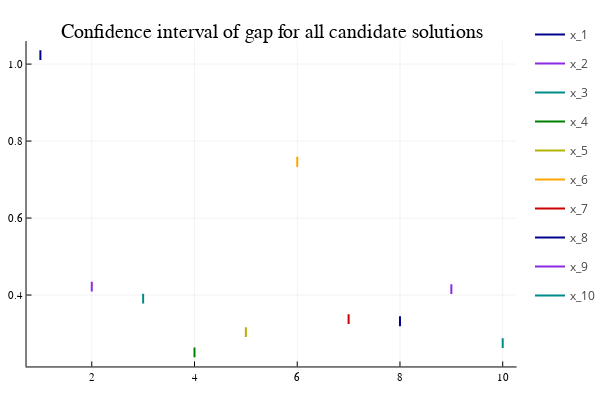

The code cell stored with this chart in its notebook:
### Code cell
std_gap = std(gaps)
quantiles = zeros(10, 2)

quantiles[:,1] = gaps .- quantil.*std_gap./sqrt(1000)
quantiles[:,2] = gaps .+ quantil.*std_gap./sqrt(1000)

labels = permutedims(["x_$i" for i in 1:10])

Plots.plot([y;;y]', quantiles', palette = :darktest, title="Confidence interval of gap for all candidate solutions", linewidth = 2, legend = :topright, label=labels)

### Figure 1 — Plotly figure (JSON) as saved in the notebook; plotly's stock layout.template omitted (floating-point values rounded to 4 significant figures)
{"data": [{"colorbar": {"title": ""}, "legendgroup": "x_1", "line": {"color": "rgba(0, 0, 139, 1.000)", "dash": "solid", "shape": "linear", "width": 2}, "mode": "lines", "name": "x_1", "showlegend": true, "type": "scatter", "x": [1, 1], "xaxis": "x", "y": [1.011, 1.036], "yaxis": "y", "zmax": null, "zmin": null}, {"colorbar": {"title": ""}, "legendgroup": "x_2", "line": {"color": "rgba(138, 43, 226, 1.000)", "dash": "solid", "shape": "linear", "width": 2}, "mode": "lines", "name": "x_2", "showlegend": true, "type": "scatter", "x": [2, 2], "xaxis": "x", "y": [0.4093, 0.4348], "yaxis": "y", "zmax": null, "zmin": null}, {"colorbar": {"title": ""}, "legendgroup": "x_3", "line": {"color": "rgba(0, 139, 139, 1.000)", "dash": "solid", "shape": "linear", "width": 2}, "mode": "lines", "name": "x_3", "showlegend": true, "type": "scatter", "x": [3, 3], "xaxis": "x", "y": [0.3779, 0.4034], "yaxis": "y", "zmax": null, "zmin": null}, {"colorbar": {"title": ""}, "legendgroup": "x_4", "line": {"color": "rgba(0, 128, 0, 1.000)", "dash": "solid", "shape": "linear", "width": 2}, "mode": "lines", "name": "x_4", "showlegend": true, "type": "scatter", "x": [4, 4], "xaxis": "x", "y": [0.2384, 0.2638], "yaxis": "y", "zmax": null, "zmin": null}, {"colorbar": {"title": ""}, "legendgroup": "x_5", "line": {"color": "rgba(178, 178, 0, 1.000)", "dash": "solid", "shape": "linear", "width": 2}, "mode": "lines", "name": "x_5", "showlegend": true, "type": "scatter", "x": [5, 5], "xaxis": "x", "y": [0.2909, 0.3164], "yaxis": "y", "zmax": null, "zmin": null}, {"colorbar": {"title": ""}, "legendgroup": "x_6", "line": {"color": "rgba(255, 165, 0, 1.000)", "dash": "solid", "shape": "linear", "width": 2}, "mode": "lines", "name": "x_6", "showlegend": true, "type": "scatter", "x": [6, 6], "xaxis": "x", "y": [0.7335, 0.759], "yaxis": "y", "zmax": null, "zmin": null}, {"colorbar": {"title": ""}, "legendgroup": "x_7", "line": {"color": "rgba(204, 0, 0, 1.000)", "dash": "solid", "shape": "linear", "width": 2}, "mode": "lines", "name": "x_7", "showlegend": true, "type": "scatter", "x": [7, 7], "xaxis": "x", "y": [0.3246, 0.3501], "yaxis": "y", "zmax": null, "zmin": null}, {"colorbar": {"title": ""}, "legendgroup": "x_8", "line": {"color": "rgba(0, 0, 139, 1.000)", "dash": "solid", "shape": "linear", "width": 2}, "mode": "lines", "name": "x_8", "showlegend": true, "type": "scatter", "x": [8, 8], "xaxis": "x", "y": [0.3191, 0.3445], "yaxis": "y", "zmax": null, "zmin": null}, {"colorbar": {"title": ""}, "legendgroup": "x_9", "line": {"color": "rgba(138, 43, 226, 1.000)", "dash": "solid", "shape": "linear", "width": 2}, "mode": "lines", "name": "x_9", "showlegend": true, "type": "scatter", "x": [9, 9], "xaxis": "x", "y": [0.4024, 0.4279], "yaxis": "y", "zmax": null, "zmin": null}, {"colorbar": {"title": ""}, "legendgroup": "x_10", "line": {"color": "rgba(0, 139, 139, 1.000)", "dash": "solid", "shape": "linear", "width": 2}, "mode": "lines", "name": "x_10", "showlegend": true, "type": "scatter", "x": [10, 10], "xaxis": "x", "y": [0.2622, 0.2877], "yaxis": "y", "zmax": null, "zmin": null}], "layout": {"annotations": [{"font": {"color": "rgba(0, 0, 0, 1.000)", "family": "sans-serif", "size": 20}, "rotation": 0, "showarrow": false, "text": "Confidence interval of gap for all candidate solutions", "x": 0.5222, "xanchor": "center", "xref": "paper", "y": 1, "yanchor": "top", "yref": "paper"}], "height": 400, "legend_position": {"bgcolor": "rgba(255, 255, 255, 1.000)", "bordercolor": "rgba(0, 0, 0, 1.000)", "borderwidth": 1, "font": {"color": "rgba(0, 0, 0, 1.000)", "family": "sans-serif", "size": 11}, "title": {"font": {"color": "rgba(0, 0, 0, 1.000)", "family": "sans-serif", "size": 15}, "text": ""}, "tracegroupgap": 0, "traceorder": "normal", "x": 1, "xanchor": "right", "y": 1, "yanchor": "top"}, "margin": {"b": 20, "l": 0, "r": 0, "t": 20}, "paper_bgcolor": "rgba(255, 255, 255, 1.000)", "plot_bgcolor": "rgba(255, 255, 255, 1.000)", "showlegend": true, "width": 600, "xaxis": {"anchor": "y", "domain": [0.05101, 0.9934], "gridcolor": "rgba(0, 0, 0, 0.100)", "gridwidth": 0.5, "linecolor": "rgba(0, 0, 0, 1.000)", "mirror": false, "range": [0.73, 10.27], "showgrid": true, "showline": true, "showticklabels": true, "tickangle": 0, "tickcolor": "rgb(0, 0, 0)", "tickfont": {"color": "rgba(0, 0, 0, 1.000)", "family": "sans-serif", "size": 11}, "tickmode": "array", "ticks": "inside", "ticktext": ["2", "4", "6", "8", "10"], "tickvals": [2, 4, 6, 8, 10], "title": "", "titlefont": {"color": "rgba(0, 0, 0, 1.000)", "family": "sans-serif", "size": 15}, "type": "-", "visible": true, "zeroline": false, "zerolinecolor": "rgba(0, 0, 0, 1.000)"}, "yaxis": {"anchor": "x", "domain": [0.03762, 0.9415], "gridcolor": "rgba(0, 0, 0, 0.100)", "gridwidth": 0.5, "linecolor": "rgba(0, 0, 0, 1.000)", "mirror": false, "range": [0.2144, 1.06], "showgrid": true, "showline": true, "showticklabels": true, "tickangle": 0, "tickcolor": "rgb(0, 0, 0)", "tickfont": {"color": "rgba(0, 0, 0, 1.000)", "family": "sans-serif", "size": 11}, "tickmode": "array", "ticks": "inside", "ticktext": ["0.4", "0.6", "0.8", "1.0"], "tickvals": [0.4, 0.6, 0.8, 1], "title": "", "titlefont": {"color": "rgba(0, 0, 0, 1.000)", "family": "sans-serif", "size": 15}, "type": "-", "visible": true, "zeroline": false, "zerolinecolor": "rgba(0, 0, 0, 1.000)"}}}
